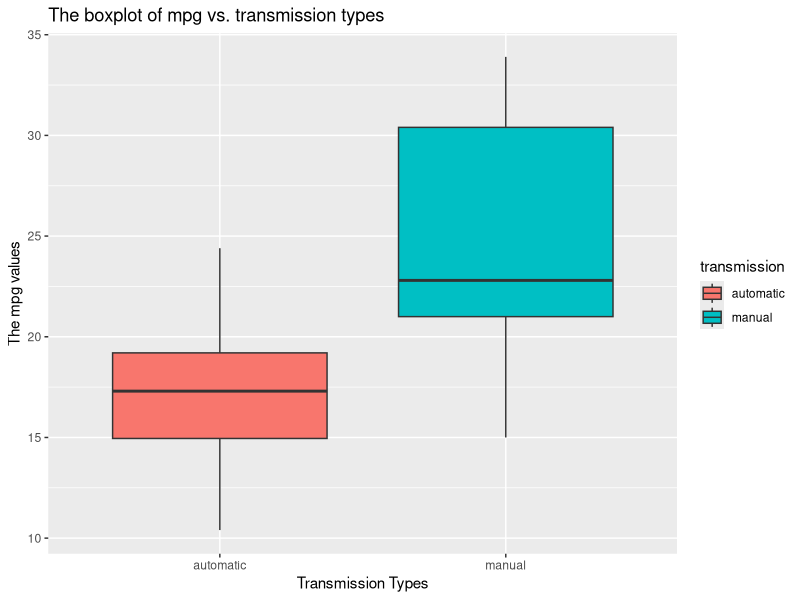
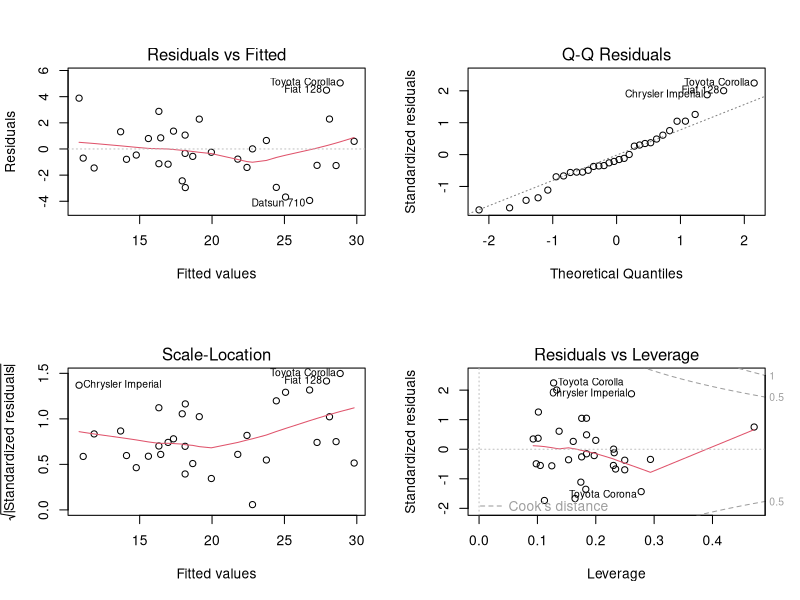

Generate these figures, in order, with R:
## ---- chunk 1
knitr::opts_chunk$set(echo = TRUE)
## ---- chunk 2
data(mtcars)
names(mtcars) <- c("mpg", "cylinders", "displacement", "horsepower", "axleratio", "weight", 
"qmiletime","vs","transmission", "gears","carburetors")
## ---- chunk 3
mtcars$transmission <- factor(mtcars$transmission)
mtcars$cylinders <- factor(mtcars$cylinders)
mtcars$gears <- factor(mtcars$gears)
mtcars$carburetors <- factor(mtcars$carburetors)
mtcars$vs <- factor(mtcars$vs)
levels(mtcars$transmission) <- c("automatic", "manual")
## ---- chunk 4
str(mtcars)
## ---- chunk 5
t.test(mtcars$mpg ~ mtcars$transmission)
## ---- chunk 6
fullModel <- lm(mpg ~ ., data = mtcars)
bestmodel <- step(fullModel, direction="backward", k=2, trace=0) 
summary(bestmodel)
## ---- chunk 7
initialModel<- lm(mpg ~ transmission, data = mtcars)
finalModel <- lm(mpg ~ cylinders + horsepower + weight + transmission, data = mtcars)
anova(initialModel, finalModel)
## ---- chunk 8
library(ggplot2)
g <- ggplot(mtcars, aes(transmission, mpg))
g <- g + geom_boxplot(aes(fill = transmission))
g <- g + labs(title = "The boxplot of mpg vs. transmission types", x = "Transmission Types",
              y = "The mpg values")
g
## ---- chunk 9
par(mfrow=c(2, 2))
plot(finalModel)
